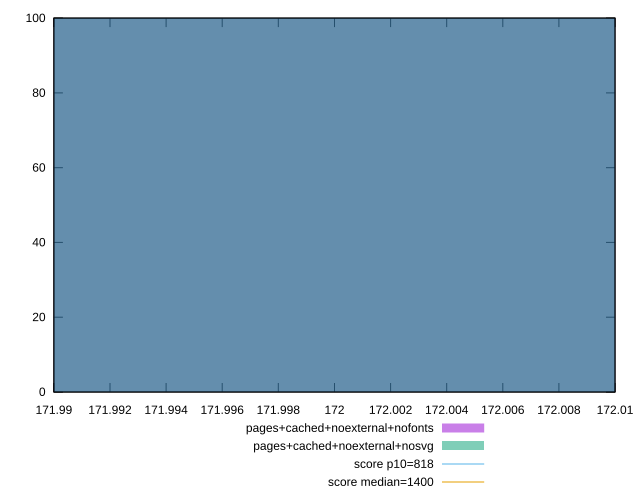

This figure's gnuplot source:
reset
set terminal svg size 640, 500 enhanced background rgb 'white'
set output "report_00007_2020-12-11T15:55:29.892Z/dom-size/comparison/histogram/6_vs_7.svg"

$pagesCachedNoexternalNofonts <<EOF
172 100
EOF

$pagesCachedNoexternalNosvg <<EOF
172 100
EOF

set key outside below
set boxwidth 0.1
set yrange [0:100]
set style fill transparent solid 0.5 noborder

plot \
  $pagesCachedNoexternalNofonts title "pages+cached+noexternal+nofonts" with boxes, \
  $pagesCachedNoexternalNosvg title "pages+cached+noexternal+nosvg" with boxes, \


reset
